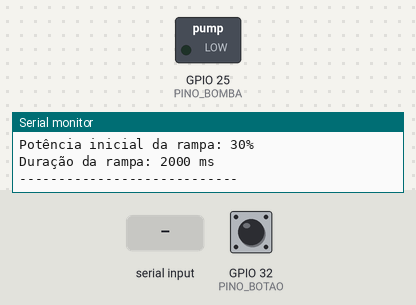
Simulated run of this sketch. Board: ESP32. Shown: switched loads named in the sketch (green lamp = pin HIGH), the last lines printed to the serial monitor. The inputs (shaded band) are chosen by the test bench; at power-on: GPIO 32 (PINO_BOTAO) HIGH.

Above: at 1.2 s.
1.3 s: GPIO 32 (PINO_BOTAO) pulled LOW for 1 s
At 1.48 s:
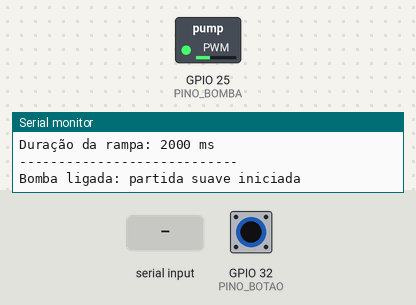
At 2.08 s:
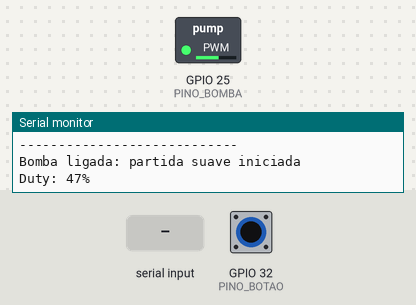
3.8 s: GPIO 32 (PINO_BOTAO) pulled LOW for 3.2 s
At 6.7 s:
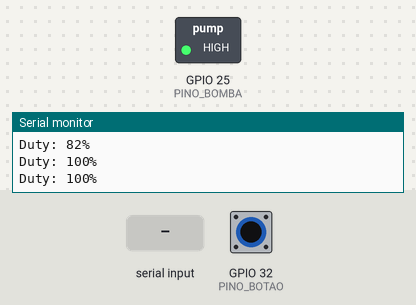
8.5 s: "status 1\n" received over Serial
10.0 s: "potencia 1\n" received over Serial
11.5 s: GPIO 32 (PINO_BOTAO) pulled LOW for 0.15 s
At 12.1 s:
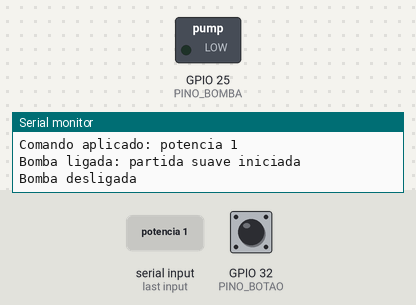
13.1 s: "minimo 1\n" received over Serial
Timing chart, 0 to 15.6 s (numbered marks = the images above; inputs shaded):
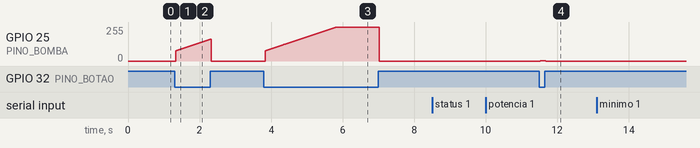

Measured:
- after the input at 1.3 s, GPIO 25 (PINO_BOMBA): rises from 0/255 to 165/255 in 0.99 s, then falls to 0/255 in 0.01 s
- after the input at 3.8 s, GPIO 25 (PINO_BOMBA): rises from 0/255 to 255/255 in 2.0 s, then falls to 0/255 in 1.2 s
- after the input at 11.5 s, GPIO 25 (PINO_BOMBA): 0/255 → 2/255 at once, → 0/255 0.15 s later

The sketch:

teste_bombas.ino
```cpp
/*
  TESTE DA BOMBA COM MOSFET E PARTIDA SUAVE (PWM)

  Este sketch serve apenas para testar uma bomba de 5 V acionada por um
  MOSFET lógico, com partida suave por PWM.

  A bomba liga com partida suave enquanto o botão estiver pressionado
  e desliga assim que ele for solto.

  Comandos pelo Serial Monitor (115200 baud, com nova linha no final):
    potencia N    define a potência final em porcentagem (0 a 100)
    minimo N      define a potência inicial da rampa em porcentagem (0 a 100)
    rampa N       define a duração da rampa em milissegundos (0 a 20000)
    status        mostra os valores atuais
    ajuda         mostra esta lista

  ATENÇÃO: a bomba nunca deve funcionar sem água.
*/

// =====================================================
// 1. CONFIGURAÇÕES
// =====================================================

// Pino do ESP32 ligado ao gate do MOSFET (através de um resistor)
const int PINO_BOMBA = 25;

// Pino do botão: um lado do botão no pino e o outro lado no GND
// O resistor de pull-up interno do ESP32 é usado, então não precisa
// de resistor externo
const int PINO_BOTAO = 32;

// Tempo que a leitura do botão precisa ficar estável para ser aceita
// (filtro contra o ruído de contato, chamado de debounce)
const unsigned long TEMPO_FILTRO_BOTAO_MILISSEGUNDOS = 30;

// Frequência de 20 kHz fica acima do que o ouvido humano percebe,
// evitando o zumbido da bomba em frequências mais baixas
const uint32_t FREQUENCIA_PWM_HZ = 20000;

// Resolução de 10 bits: o duty vai de 0 a 1023
const uint8_t RESOLUCAO_PWM_BITS = 10;
const uint32_t DUTY_MAXIMO = (1 << RESOLUCAO_PWM_BITS) - 1;

// Desligamento automático de segurança, caso a bomba fique ligada
// por tempo demais (por exemplo, sem água)
const unsigned long TEMPO_MAXIMO_LIGADA_MILISSEGUNDOS = 60000;

// Intervalo entre as mensagens de progresso enquanto a bomba está ligada
const unsigned long INTERVALO_PROGRESSO_MILISSEGUNDOS = 500;

// O núcleo 3.x do ESP32 mudou a API do PWM (LEDC)
// Esta verificação faz o mesmo código funcionar nas duas versões
#if defined(ESP_ARDUINO_VERSION_MAJOR) && ESP_ARDUINO_VERSION_MAJOR >= 3
  #define API_LEDC_NOVA 1
#else
  #define API_LEDC_NOVA 0
  const uint8_t CANAL_PWM = 0;
#endif

// =====================================================
// 2. VARIÁVEIS AJUSTÁVEIS PELO SERIAL MONITOR
// =====================================================

// Potência final da bomba, depois de terminada a rampa
int potenciaFinalPercentual = 100;

// Potência no início da rampa
// Abaixo de certo valor a bomba não consegue girar, então a rampa
// começa de um valor mínimo (ajustar conforme a bomba)
int potenciaInicialPercentual = 30;

// Duração da partida suave
unsigned long duracaoRampaMilissegundos = 2000;

// =====================================================
// 3. ESTADO DO TESTE
// =====================================================

bool bombaLigada = false;
uint32_t dutyAtual = 0;
unsigned long instanteInicioRampa = 0;
unsigned long instanteUltimoProgresso = 0;

// Botão: leitura aceita depois do filtro e leitura bruta mais recente
bool botaoPressionado = false;
bool ultimaLeituraBruta = false;
unsigned long instanteUltimaMudancaLeitura = 0;

// Depois do desligamento automático de segurança, a bomba só pode
// ligar de novo quando o botão for solto e pressionado outra vez
bool bloqueadoPorTempoMaximo = false;

// =====================================================
// 4. FUNÇÕES DO PWM
// =====================================================

/*
  Converte uma porcentagem (0 a 100) para o valor de duty do PWM.
  Duty é a parte de cada ciclo em que o pino fica em nível alto.
*/
uint32_t converterPercentualParaDuty(int percentual) {
  return (uint32_t)percentual * DUTY_MAXIMO / 100;
}

/*
  Escreve o duty no pino da bomba e guarda o valor aplicado.
*/
void escreverDutyNaBomba(uint32_t duty) {
#if API_LEDC_NOVA
  ledcWrite(
    PINO_BOMBA,
    duty
  );
#else
  ledcWrite(
    CANAL_PWM,
    duty
  );
#endif

  dutyAtual = duty;
}

/*
  Configura o PWM do ESP32 (periférico LEDC) no pino da bomba.
*/
void configurarPwm() {
#if API_LEDC_NOVA
  ledcAttach(
    PINO_BOMBA,
    FREQUENCIA_PWM_HZ,
    RESOLUCAO_PWM_BITS
  );
#else
  ledcSetup(
    CANAL_PWM,
    FREQUENCIA_PWM_HZ,
    RESOLUCAO_PWM_BITS
  );

  ledcAttachPin(
    PINO_BOMBA,
    CANAL_PWM
  );
#endif

  // A bomba começa desligada
  escreverDutyNaBomba(0);
}

// =====================================================
// 5. CONTROLE DA BOMBA
// =====================================================

/*
  Liga a bomba e reinicia a contagem da rampa de partida suave.
*/
void ligarBomba() {
  bombaLigada = true;
  instanteInicioRampa = millis();
  instanteUltimoProgresso = millis();

  Serial.println("Bomba ligada: partida suave iniciada");
}

/*
  Desliga a bomba imediatamente.
*/
void desligarBomba() {
  bombaLigada = false;
  escreverDutyNaBomba(0);

  Serial.println("Bomba desligada");
}

/*
  Atualiza o duty da bomba conforme o tempo decorrido da rampa.
  Também desliga a bomba se o tempo máximo de segurança for excedido.
*/
void atualizarPartidaSuave() {
  if (!bombaLigada) {
    return;
  }

  unsigned long tempoDecorrido = millis() - instanteInicioRampa;

  // Desligamento automático de segurança
  if (tempoDecorrido >= TEMPO_MAXIMO_LIGADA_MILISSEGUNDOS) {
    desligarBomba();
    bloqueadoPorTempoMaximo = true;

    Serial.println("Desligada automaticamente: tempo máximo atingido");
    Serial.println("Solte o botão para liberar um novo acionamento");
    return;
  }

  // A potência inicial nunca pode passar da final
  int potenciaInicialEfetiva = potenciaInicialPercentual;

  if (potenciaInicialEfetiva > potenciaFinalPercentual) {
    potenciaInicialEfetiva = potenciaFinalPercentual;
  }

  uint32_t dutyInicial = converterPercentualParaDuty(potenciaInicialEfetiva);
  uint32_t dutyFinal = converterPercentualParaDuty(potenciaFinalPercentual);
  uint32_t dutyCalculado;

  if (tempoDecorrido >= duracaoRampaMilissegundos) {
    // Rampa concluída: mantém a potência final
    dutyCalculado = dutyFinal;
  }
  else {
    // Durante a rampa: sobe de forma linear do duty inicial ao final
    dutyCalculado = dutyInicial +
      (dutyFinal - dutyInicial) * tempoDecorrido / duracaoRampaMilissegundos;
  }

  if (dutyCalculado != dutyAtual) {
    escreverDutyNaBomba(dutyCalculado);
  }
}

/*
  Lê o botão com filtro de ruído e liga a bomba enquanto ele estiver
  pressionado. Ao soltar, a bomba desliga.
*/
void atualizarBotao() {
  // Com pull-up, o botão pressionado leva o pino ao nível baixo
  bool leituraBruta = (digitalRead(PINO_BOTAO) == LOW);
  unsigned long agora = millis();

  // Qualquer mudança reinicia a contagem do filtro
  if (leituraBruta != ultimaLeituraBruta) {
    ultimaLeituraBruta = leituraBruta;
    instanteUltimaMudancaLeitura = agora;
  }

  // Só aceita a leitura depois de ficar estável pelo tempo do filtro
  bool leituraEstavel =
    (agora - instanteUltimaMudancaLeitura >= TEMPO_FILTRO_BOTAO_MILISSEGUNDOS);

  if (!leituraEstavel || leituraBruta == botaoPressionado) {
    return;
  }

  botaoPressionado = leituraBruta;

  if (botaoPressionado) {
    // Botão pressionado: liga, a menos que esteja travada por segurança
    if (!bloqueadoPorTempoMaximo) {
      ligarBomba();
    }
  }
  else {
    // Botão solto: libera a trava e desliga a bomba
    bloqueadoPorTempoMaximo = false;

    if (bombaLigada) {
      desligarBomba();
    }
  }
}

// =====================================================
// 6. MENSAGENS NO SERIAL MONITOR
// =====================================================

/*
  Mostra a lista de comandos disponíveis.
*/
void mostrarAjuda() {
  Serial.println();
  Serial.println("===== COMANDOS =====");
  Serial.println("Segure o botão para ligar a bomba (solte para desligar)");
  Serial.println("potencia N    : potência final em % (0 a 100)");
  Serial.println("minimo N      : potência inicial da rampa em % (0 a 100)");
  Serial.println("rampa N       : duração da rampa em ms (0 a 20000)");
  Serial.println("status        : mostra os valores atuais");
  Serial.println("ajuda         : mostra esta lista");
  Serial.println("====================");
  Serial.println();
}

/*
  Mostra os valores configurados e o estado atual da bomba.
*/
void imprimirStatus() {
  Serial.println();
  Serial.println("---------- STATUS ----------");

  Serial.print("Bomba: ");
  Serial.println(bombaLigada ? "LIGADA" : "DESLIGADA");

  Serial.print("Botão: ");
  Serial.println(botaoPressionado ? "PRESSIONADO" : "SOLTO");

  Serial.print("Duty atual: ");
  Serial.print(dutyAtual * 100 / DUTY_MAXIMO);
  Serial.print("% (");
  Serial.print(dutyAtual);
  Serial.print(" de ");
  Serial.print(DUTY_MAXIMO);
  Serial.println(")");

  Serial.print("Potência final: ");
  Serial.print(potenciaFinalPercentual);
  Serial.println("%");

  Serial.print("Potência inicial da rampa: ");
  Serial.print(potenciaInicialPercentual);
  Serial.println("%");

  Serial.print("Duração da rampa: ");
  Serial.print(duracaoRampaMilissegundos);
  Serial.println(" ms");

  Serial.println("----------------------------");
}

/*
  Mostra o duty atual a cada intervalo, enquanto a bomba está ligada.
*/
void imprimirProgresso() {
  if (!bombaLigada) {
    return;
  }

  unsigned long agora = millis();

  if (agora - instanteUltimoProgresso < INTERVALO_PROGRESSO_MILISSEGUNDOS) {
    return;
  }

  instanteUltimoProgresso = agora;

  Serial.print("Duty: ");
  Serial.print(dutyAtual * 100 / DUTY_MAXIMO);
  Serial.println("%");
}

// =====================================================
// 7. COMANDOS DO SERIAL MONITOR
// =====================================================

/*
  Interpreta um comando digitado no Serial Monitor e aplica o resultado.
*/
void processarComando(String comando) {
  comando.trim();
  comando.toLowerCase();

  if (comando == "status") {
    imprimirStatus();
    return;
  }

  if (comando == "ajuda") {
    mostrarAjuda();
    return;
  }

  // Comandos com valor: "nome valor"
  int posicaoEspaco = comando.indexOf(' ');

  if (posicaoEspaco < 0) {
    Serial.println("Comando inválido. Digite: ajuda");
    return;
  }

  String nome = comando.substring(0, posicaoEspaco);
  int valor = comando.substring(posicaoEspaco + 1).toInt();

  if (nome == "potencia" && valor >= 0 && valor <= 100) {
    potenciaFinalPercentual = valor;
  }
  else if (nome == "minimo" && valor >= 0 && valor <= 100) {
    potenciaInicialPercentual = valor;
  }
  else if (nome == "rampa" && valor >= 0 && valor <= 20000) {
    duracaoRampaMilissegundos = valor;
  }
  else {
    Serial.println("Comando ou valor inválido. Digite: ajuda");
    return;
  }

  Serial.print("Comando aplicado: ");
  Serial.println(comando);
}

// =====================================================
// 8. SETUP E LOOP
// =====================================================

void setup() {
  Serial.begin(115200);

  // Garante o pino em nível baixo antes de configurar o PWM,
  // para a bomba não receber nenhum pulso na inicialização
  pinMode(
    PINO_BOMBA,
    OUTPUT
  );

  digitalWrite(
    PINO_BOMBA,
    LOW
  );

  // Botão com resistor de pull-up interno
  pinMode(
    PINO_BOTAO,
    INPUT_PULLUP
  );

  configurarPwm();

  Serial.println();
  Serial.println("Teste da bomba iniciado.");
  Serial.println("Confirme que a bomba está dentro da água antes de ligar.");

  mostrarAjuda();
  imprimirStatus();
}

void loop() {
  // Recebe comandos do usuário
  if (Serial.available() > 0) {
    String comando = Serial.readStringUntil('\n');
    processarComando(comando);
  }

  // Lê o botão e liga ou desliga a bomba
  atualizarBotao();

  // Avança a rampa de partida suave sem travar o programa
  atualizarPartidaSuave();

  // Mostra o progresso enquanto a bomba está ligada
  imprimirProgresso();
}
```
